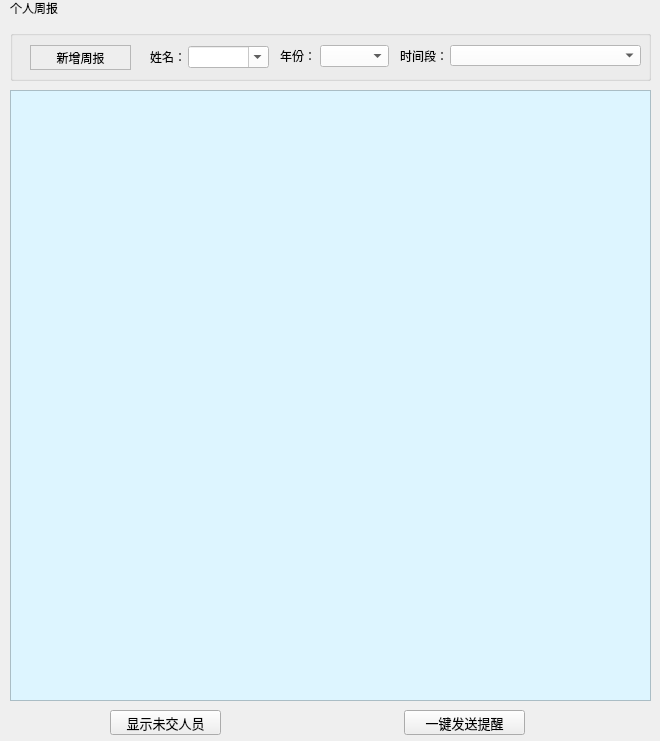
<?xml version="1.0" encoding="UTF-8"?>
<ui version="4.0">
 <class>WeekReportMainFrame</class>
 <widget class="QWidget" name="WeekReportMainFrame">
  <property name="geometry">
   <rect>
    <x>0</x>
    <y>0</y>
    <width>660</width>
    <height>741</height>
   </rect>
  </property>
  <property name="windowTitle">
   <string>Form</string>
  </property>
  <widget class="QPushButton" name="pushButton_min">
   <property name="geometry">
    <rect>
     <x>620</x>
     <y>0</y>
     <width>24</width>
     <height>16</height>
    </rect>
   </property>
   <property name="minimumSize">
    <size>
     <width>0</width>
     <height>16</height>
    </size>
   </property>
   <property name="styleSheet">
    <string notr="true">QPushButton
{
background-image: url(:/images/min_first.png);
background-repeat:no-repeat;
background-position:center center;
border:none;

}

QPushButton:hover{
background-image: url(:/images/min_after.png);
background-repeat:no-repeat;
background-position:center center;


}</string>
   </property>
   <property name="text">
    <string/>
   </property>
  </widget>
  <widget class="QPushButton" name="pushButton_close">
   <property name="geometry">
    <rect>
     <x>640</x>
     <y>0</y>
     <width>24</width>
     <height>16</height>
    </rect>
   </property>
   <property name="minimumSize">
    <size>
     <width>0</width>
     <height>16</height>
    </size>
   </property>
   <property name="styleSheet">
    <string notr="true">QPushButton
{
background-image: url(:/images/close_first.png);
background-repeat:no-repeat;
background-position:center center;
border:none;

}

QPushButton:hover{

	
	background-image: url(:/images/close_after.png);
background-repeat:no-repeat;
background-position:center center;


}</string>
   </property>
   <property name="text">
    <string/>
   </property>
  </widget>
  <widget class="QGroupBox" name="groupBox">
   <property name="geometry">
    <rect>
     <x>10</x>
     <y>30</y>
     <width>641</width>
     <height>51</height>
    </rect>
   </property>
   <property name="title">
    <string/>
   </property>
   <widget class="QPushButton" name="pushButton_newReport">
    <property name="geometry">
     <rect>
      <x>20</x>
      <y>15</y>
      <width>101</width>
      <height>25</height>
     </rect>
    </property>
    <property name="styleSheet">
     <string notr="true">QPushButton#pushButton_newReport
{
    color:black;
    background-color:rgb(238 , 238 , 238);
    border: 1px solid rgb(183 , 183 , 183);
}

QPushButton#pushButton_newReport:hover
{
    color:black;
    background-color:rgb(228 , 240 , 250);
    border: 1px solid rgb(15 , 150 , 255);
}

QPushButton#pushButton_newReport:pressed
{
    color:black;
    background-color:rgb(204 , 228 , 247);
    border: 1px solid rgb(1 , 84 , 153);
    padding-left:3px;
    padding-top:3px;
}</string>
    </property>
    <property name="text">
     <string>新增周报</string>
    </property>
   </widget>
   <widget class="QLabel" name="label_3">
    <property name="geometry">
     <rect>
      <x>270</x>
      <y>15</y>
      <width>41</width>
      <height>21</height>
     </rect>
    </property>
    <property name="text">
     <string>年份：</string>
    </property>
   </widget>
   <widget class="QComboBox" name="comboBox_year">
    <property name="geometry">
     <rect>
      <x>310</x>
      <y>15</y>
      <width>69</width>
      <height>22</height>
     </rect>
    </property>
    <property name="styleSheet">
     <string notr="true">background-color: rgb(255, 255, 255);</string>
    </property>
   </widget>
   <widget class="QLabel" name="label_4">
    <property name="geometry">
     <rect>
      <x>390</x>
      <y>15</y>
      <width>51</width>
      <height>21</height>
     </rect>
    </property>
    <property name="text">
     <string>时间段：</string>
    </property>
   </widget>
   <widget class="QComboBox" name="comboBox_period">
    <property name="geometry">
     <rect>
      <x>440</x>
      <y>15</y>
      <width>191</width>
      <height>21</height>
     </rect>
    </property>
    <property name="font">
     <font>
      <pointsize>10</pointsize>
     </font>
    </property>
    <property name="styleSheet">
     <string notr="true">background-color: rgb(255, 255, 255);</string>
    </property>
   </widget>
   <widget class="QComboBox" name="comboBox_name">
    <property name="geometry">
     <rect>
      <x>178</x>
      <y>16</y>
      <width>81</width>
      <height>22</height>
     </rect>
    </property>
    <property name="styleSheet">
     <string notr="true">background-color: rgb(255, 255, 255);</string>
    </property>
    <property name="editable">
     <bool>true</bool>
    </property>
   </widget>
   <widget class="QLabel" name="label_5">
    <property name="geometry">
     <rect>
      <x>140</x>
      <y>16</y>
      <width>31</width>
      <height>21</height>
     </rect>
    </property>
    <property name="text">
     <string>姓名：</string>
    </property>
   </widget>
  </widget>
  <widget class="QLabel" name="label">
   <property name="geometry">
    <rect>
     <x>10</x>
     <y>0</y>
     <width>54</width>
     <height>16</height>
    </rect>
   </property>
   <property name="text">
    <string>个人周报</string>
   </property>
  </widget>
  <widget class="QTableWidget" name="tableWidget">
   <property name="enabled">
    <bool>true</bool>
   </property>
   <property name="geometry">
    <rect>
     <x>10</x>
     <y>90</y>
     <width>641</width>
     <height>611</height>
    </rect>
   </property>
   <property name="styleSheet">
    <string notr="true">background-color: rgb(221, 245, 255);</string>
   </property>
  </widget>
  <widget class="QPushButton" name="pushButton_dontSubmit">
   <property name="geometry">
    <rect>
     <x>110</x>
     <y>710</y>
     <width>111</width>
     <height>25</height>
    </rect>
   </property>
   <property name="font">
    <font>
     <family>微软雅黑</family>
     <pointsize>10</pointsize>
    </font>
   </property>
   <property name="text">
    <string>显示未交人员</string>
   </property>
  </widget>
  <widget class="QPushButton" name="pushButton_sendTipMsg">
   <property name="geometry">
    <rect>
     <x>404</x>
     <y>710</y>
     <width>121</width>
     <height>25</height>
    </rect>
   </property>
   <property name="font">
    <font>
     <family>微软雅黑</family>
     <pointsize>10</pointsize>
    </font>
   </property>
   <property name="text">
    <string>一键发送提醒</string>
   </property>
  </widget>
 </widget>
 <resources/>
 <connections/>
</ui>
